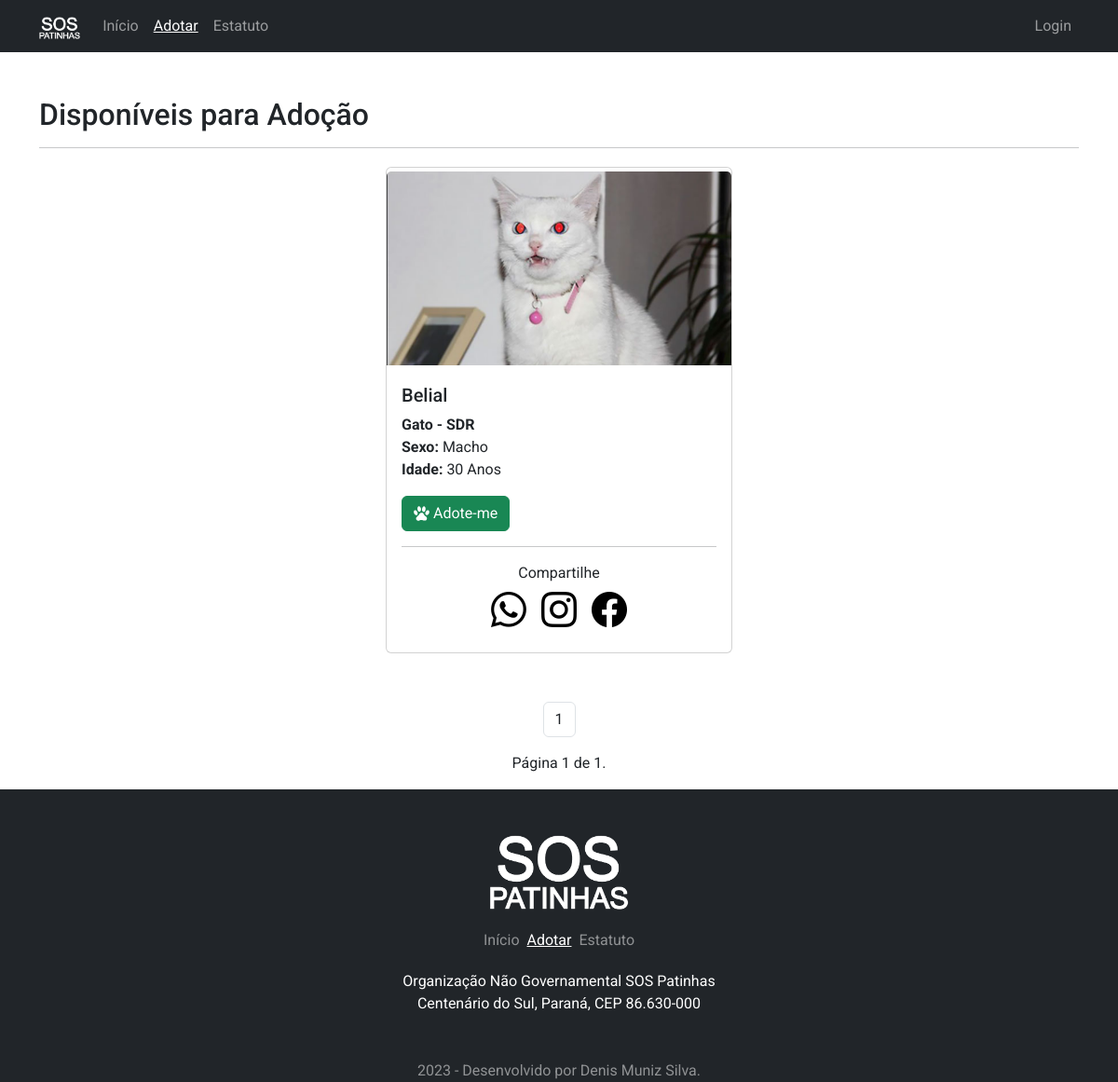
Page /adocao on the earlier database version.
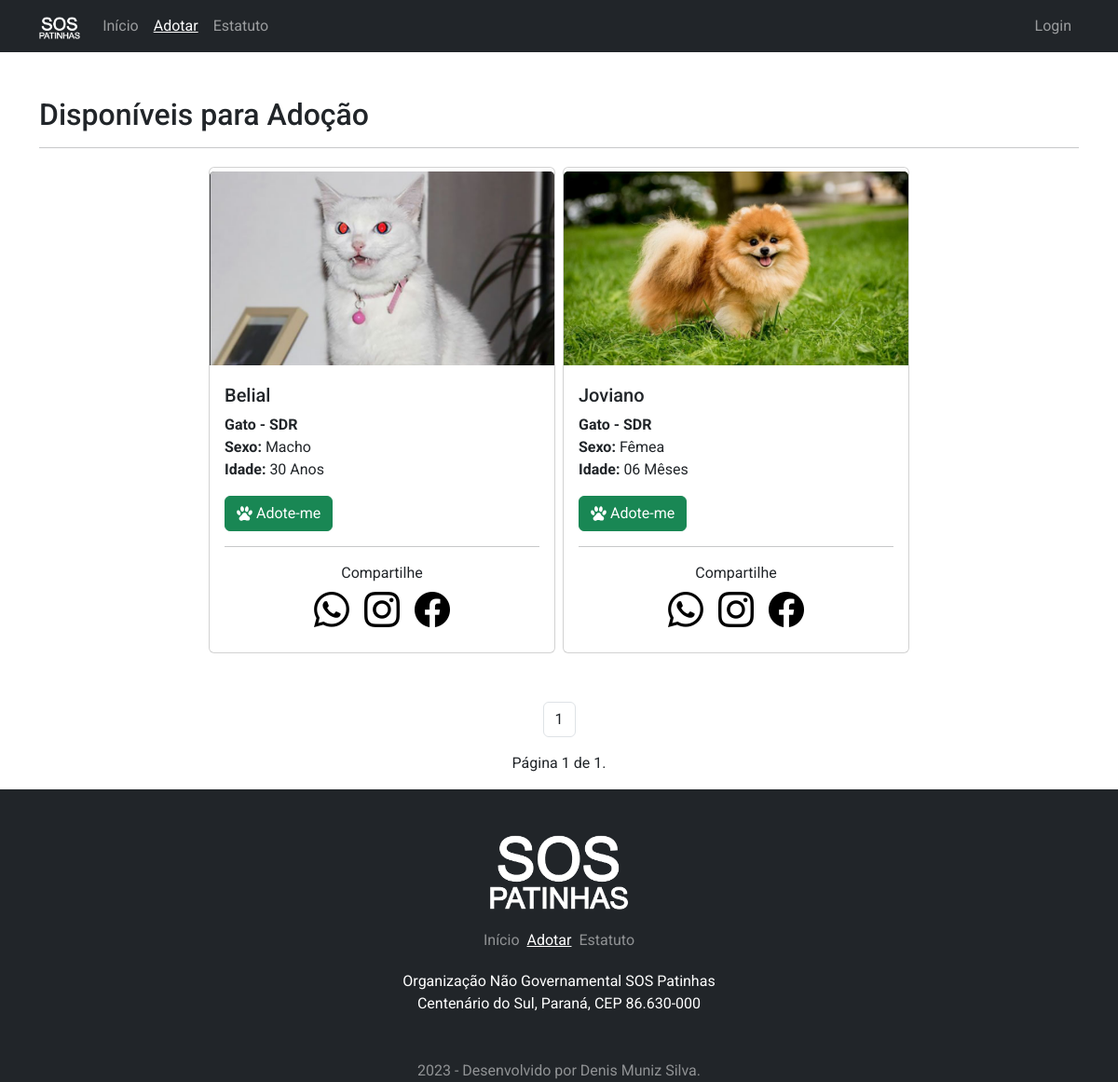
Same page on the later database version.
### pet/models.py (models this page shows, shortened)
class Adocao(models.Model):
    VAR_SEXO = [
        ('Indefinido', 'Indefinido'),
        ('Macho', 'Macho'),
        ('Fêmea', 'Fêmea'),
    ]
    VAR_STATUS = [
        ('d', 'Disponível'),
        ('a', 'Adotado'),
        ('c', 'Adoção Cancelada'),
    ]
    VAR_IDADE = [
        ('Desconhecida', 'Desconhecida'),
        ('01 Mês', '01 Mês'),
        ('02 Mêses', '02 Mêses'),
        ('03 Mêses', '03 Mêses'),
        ('04 Mêses', '04 Mêses'),
        ('05 Mêses', '05 Mêses'),
        ('06 Mêses', '06 Mêses'),
        ('07 Mêses', '07 Mêses'),
        ('08 Mêses', '08 Mêses'),
        ('09 Mêses', '09 Mêses'),
        ('10 Mêses', '10 Mêses'),
        ('11 Mêses', '11 Mêses'),
        ('01 Ano', '01 Ano'),
        ('02 Anos', '02 Anos'),
        ('03 Anos', '03 Anos'),
        ('04 Anos', '04 Anos'),
        ('05 Anos', '05 Anos'),
        ('06 Anos', '06 Anos'),
        ('07 Anos', '07 Anos'),
        ('08 Anos', '08 Anos'),
        ('09 Anos', '09 Anos'),
        ('10 Anos', '10 Anos'),
        ('11 Anos', '11 Anos'),
        ('12 Anos', '12 Anos'),
        ('13 Anos', '13 Anos'),
        ('14 Anos', '14 Anos'),
        ('15 Anos', '15 Anos'),
        ('16 Anos', '16 Anos'),
        ('17 Anos', '17 Anos'),
        ('18 Anos', '18 Anos'),
        ('19 Anos', '19 Anos'),
        ('20 Anos', '20 Anos'),
        ('21 Anos', '21 Anos'),
        ('22 Anos', '22 Anos'),
        ('23 Anos', '23 Anos'),
        ('24 Anos', '24 Anos'),
        ('25 Anos', '25 Anos'),
        ('26 Anos', '26 Anos'),
        ('27 Anos', '27 Anos'),
        ('28 Anos', '28 Anos'),
        ('29 Anos', '29 Anos'),
        ('30 Anos', '30 Anos'),
    ]
    cadastrado_em = models.DateTimeField(auto_now_add=True)
    cadastrado_por = models.ForeignKey(User, on_delete=models.PROTECT, verbose_name='Cadastrante')
    nome_dono = models.CharField(
        max_length=200, verbose_name='Nome Completo do Dono')
    email_1 = models.EmailField(
        max_length=150, verbose_name='E-mail 01', null=True, blank=True)
    email_2 = models.EmailField(
        max_length=150, verbose_name='E-mail 02', null=True, blank=True)
    fone_1 = models.CharField(max_length=15, verbose_name='Fone 01')
    fone_2 = models.CharField(
        max_length=15, verbose_name='Fone 02', null=True, blank=True)
    fone_3 = models.CharField(
        max_length=15, verbose_name='Fone 03', null=True, blank=True)
    obs = models.TextField(
        max_length=2000, verbose_name='Observações', null=True, blank=True)
    cep = models.CharField(
        max_length=8, verbose_name='CEP', null=True, blank=True)
    estado = models.CharField(
        max_length=2, verbose_name='Estado', null=True, blank=True)
    cidade = models.CharField(
        max_length=200, verbose_name='Cidade', null=True, blank=True)
    bairro = models.CharField(
        max_length=200, verbose_name='Bairro', null=True, blank=True)
    endereco = models.CharField(
        max_length=250, verbose_name='Endereço', null=True, blank=True)
    numero = models.IntegerField(
        default=0, verbose_name='Número', null=True, blank=True)
    complemento = models.TextField(
        max_length=2000, verbose_name='Complemento', null=True, blank=True)
    nome_pet = models.CharField(max_length=200, verbose_name='Nome do Pet')
    idade = models.CharField(max_length=15, choices=VAR_IDADE)
    especie = models.ForeignKey(
        Especie, on_delete=models.PROTECT, verbose_name='Especie')
    raca = models.ForeignKey(
        Raca, on_delete=models.PROTECT, verbose_name='Raça')
    sexo = models.CharField(max_length=10, choices=VAR_SEXO)
    qualidades = models.CharField(max_length=2000, verbose_name='Qualidades')
    img = models.ImageField(upload_to='Adocao_fotos/', verbose_name='Foto')
    status = models.CharField(max_length=1, choices=VAR_STATUS)

class Raca(models.Model):
    especie = models.ForeignKey(
        Especie, on_delete=models.PROTECT, verbose_name='Especie')
    raca = models.CharField(max_length=150, verbose_name='Raça')
    def __str__(self):
        return f"{self.especie.nome} - {self.raca}"

class Especie(models.Model):
    nome = models.CharField(
        max_length=150, verbose_name='Nome', unique=True, null=False)

### pet/views.py (the view)
# urls.py: path('adocao', PaginaAdotar.as_view(), name='adotar'),
class PaginaAdotar(ListView):
    paginate_by = 10
    model = Adocao
    template_name = 'pet/divulgar.html'
    def get_queryset(self):
        self.object_list = Adocao.objects.filter(status='d')
        return self.object_list

### pet/templates/pet/divulgar.html (shortened to what this page needs)
{% extends 'base.html' %}
{% load static %}
{% block menuativo2 %} active {% endblock %}
{% block footerativo2 %} active {% endblock %}
{% block pagina %}
<div class="container py-5">
    <h2>Disponíveis para Adoção</h2>
    <hr>
    <section class="row justify-content-center">
        {% for item in object_list %}
        <div class="p-1 col-12 col-sm-12 col-md-4">
            <div class="card">
                <img src="{% url 'inicio' %}{{item.img}}" class="card-img-top img-card my-1" alt="Foto do Pet">
                <div class="card-body">
                    <h5 class="card-title">{{item.nome_pet}}</h5>
                    <p class="card-text">
                        <b>{{item.raca}}</b><br>
                        <b>Sexo:</b> {{item.sexo}}<br>
                        <b>Idade:</b> {{item.idade}}<br>
                    </p>
                    <a href="{% url 'perfil-pet' item.id %}" class="btn btn-success">
                        <div class="d-flex align-self-center"><img src="{% static 'img/icone.svg' %}"
                                class="me-1 align-self-center ico-card-adotar" alt=".">Adote-me</div>
                    </a>
                    <hr>
                    <span class="d-flex justify-content-center fs-7">Compartilhe</span>
                    <div class="d-flex justify-content-center redes-sociais">
                        <a href="https://api.whatsapp.com/send?text={% url 'perfil-pet' item.id %}" class="ms-2 me-2">
                            <i class="bi bi-whatsapp"></i>
                        </a>
                        <a href="#" class="ms-2 me-2" target="_blank">
                            <i class="bi bi-instagram"></i>
                        </a>
                        <a href="#" class="ms-2 me-2" target="_blank">
                            <i class="bi bi-facebook"></i>
                        </a>
                    </div>
                </div>
            </div>
        </div>
        {% empty %}
        <p>
            Nao existem pets disponíveis para adoção no momento.
        </p>
        {% endfor %}
    </section>
</div>
<nav class="container d-flex justify-content-center">
    <ul class="pagination">
        {% for i in page_obj.paginator.page_range %}
            {% if page_obj.number == i %}
            <li class="page-item">
                <a class="page-link text-dark" href="#">{{ i }} </a>
            </li>
            {% else %}
            <li class="page-item">
                <a class="page-link text-dark" href="?page={{ i }}">{{ i }}</a>
            </li>
            {% endif %}
        {% endfor %}
    </ul>
</nav>
<div class="container text-dark mb-3 text-center">
    Página {{ page_obj.number }} de {{ page_obj.paginator.num_pages }}.
</div>
{% endblock %}

Differences in the rows shown:
added Adocao: img (picture), nome_pet "Joviano", raca "Gato - SDR", sexo "Fêmea", idade "06 Mêses"
